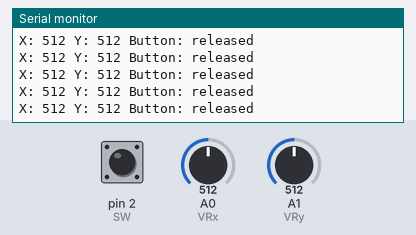
The sketch below on a simulated Arduino Uno, built with avr-gcc and run on an emulated ATmega328P. Parts: the last lines printed to the serial monitor. Inputs (shaded band) come from the test bench; at power-on: pin 2 (SW) HIGH, A0 (VRx) = 512, A1 (VRy) = 512.

Above: at 1.2 s.
1.3 s: pin 2 (SW) pulled LOW for 0.15 s
At 1.32 s:
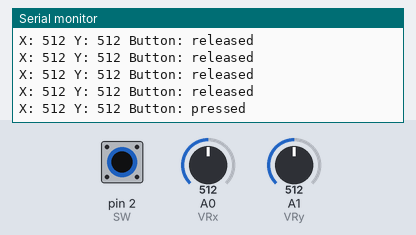
2.9 s: A0 (VRx) set to 0
At 2.93 s:
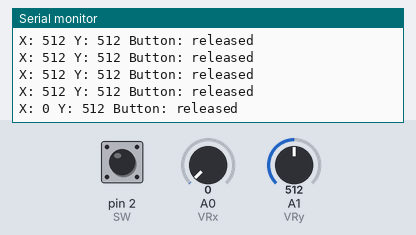
5.9 s: A1 (VRy) set to 0
At 5.95 s:
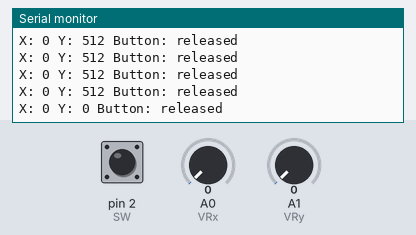
8.9 s: pin 2 (SW) pulled LOW for 1 s
At 8.98 s:
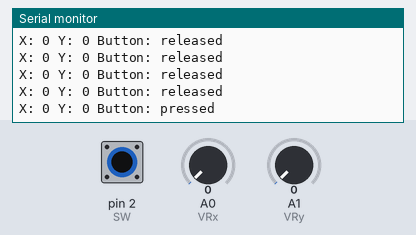
11.4 s: A0 (VRx) set to 122
At 11.49 s:
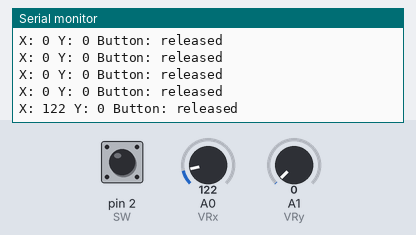
12.9 s: A1 (VRy) set to 122
At 12.91 s:
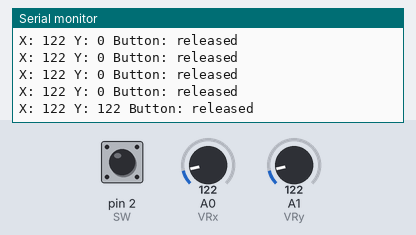
Timing chart, 0 to 15.4 s (numbered marks = the images above; inputs shaded):
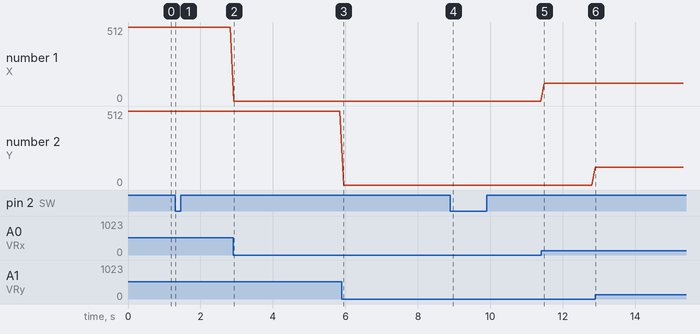

Measured:
- after the input at 1.3 s, the serial monitor: prints a new line at once (image 1)
- after the input at 2.9 s, the serial monitor: prints a new line at once (image 2)
- after the input at 5.9 s, the serial monitor: prints a new line after 0.05 s (image 3)
- after the input at 8.9 s, the serial monitor: prints a new line after 0.07 s (image 4)
- after the input at 11.4 s, the serial monitor: prints a new line after 0.09 s (image 5)
- after the input at 12.9 s, the serial monitor: prints a new line at once (image 6)
- plotted number 1: 512 → 0 after the input at 2.9 s, 0 → 122 after the input at 11.4 s

The sketch:

arduinoCode.ino
```cpp
int VRx = A0;
int VRy = A1;
int SW = 2;

void setup() {
  pinMode(SW, INPUT_PULLUP);
  Serial.begin(9600);      // Serial Monitor
}

void loop() {
  int xValue = analogRead(VRx);
  int yValue = analogRead(VRy);
  int buttonState = digitalRead(SW);

  String data = "X: " + String(xValue) + " Y: " + String(yValue) + " Button: " + (buttonState == LOW ? "pressed" : "released");

  Serial.println(data);

  delay(100);
}
```
